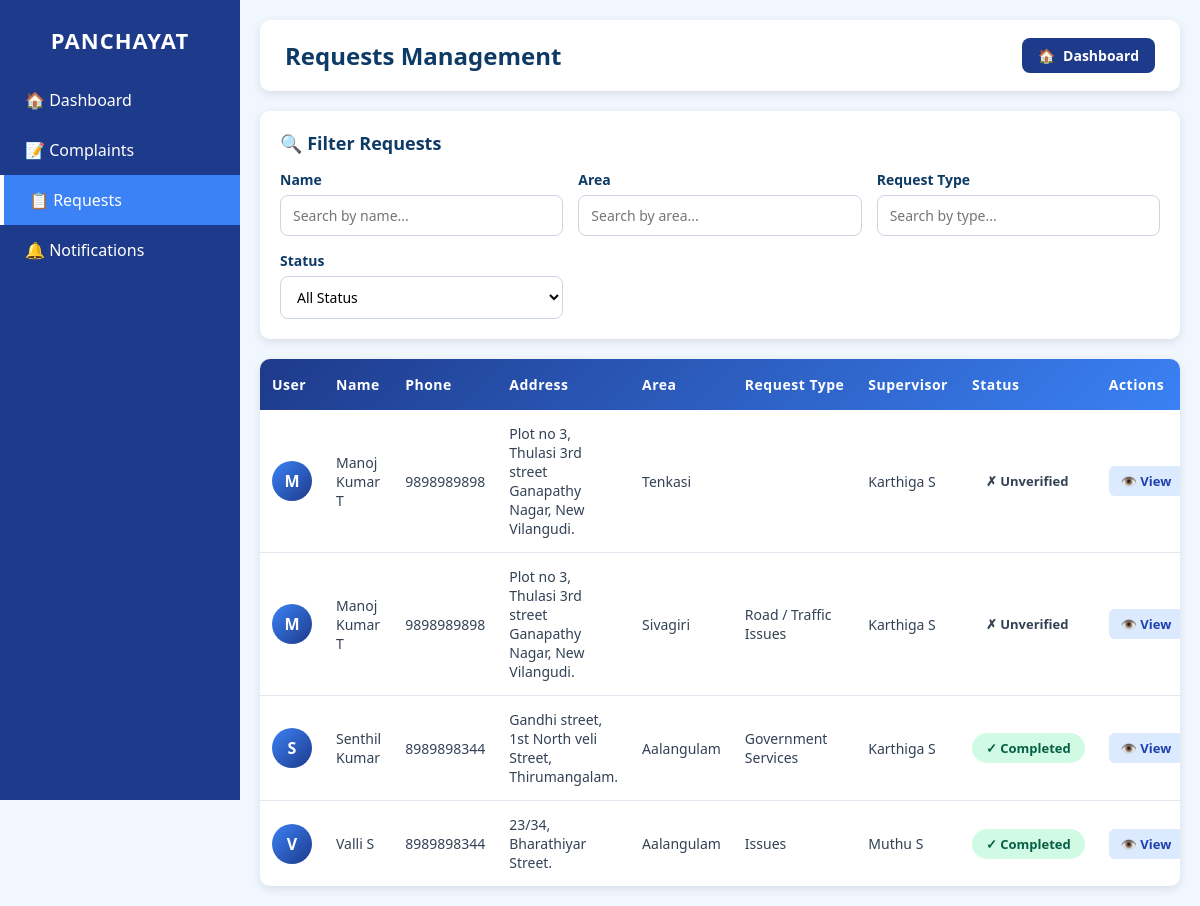
The app's page /requestseo/ with its own data.
### myapp/models.py (models this page shows, shortened)
class Request(models.Model):
    REQUEST_TYPES = [
        ("Public Safety", "Public Safety"),
        ("Sanitation / Hygiene", "Sanitation / Hygiene"),
        ("Road / Traffic Issues", "Road / Traffic Issues"),
        ("Electricity / Water Supply", "Electricity / Water Supply"),
        ("Government Services", "Government Services"),
        ("Others", "Others"),
    ]
    name = models.CharField(max_length=100)
    phone_number = models.CharField(max_length=15)
    address = models.TextField()
    request_type = models.CharField(max_length=50, choices=REQUEST_TYPES)
    other_type = models.CharField(max_length=100, null=True, blank=True)
    description = models.TextField(max_length=500, null=True)
    supervisor_name = models.CharField(max_length=100, null=True)
    area = models.CharField(max_length=100, null=True)
    date_time= models.DateTimeField(auto_now_add=True, null=True)
    file = models.FileField(upload_to='requests/', blank=True, null=True)
    status = models.CharField(
        max_length=20,
        default='unverified'
    )

### myapp/views.py (the view)
# urls.py: path('requestseo/', views.requests_eo, name='requests_eo'),
def requests_eo(request):
    requests = Request.objects.all().order_by('-date_time')
    return render(request, 'requestseo.html', {'requests': requests})

### myapp/templates/requestseo.html (shortened to what this page needs)
<!DOCTYPE html>
<html lang="en">
<head>
</head>
<body>
  <div class="sidebar">
    <h2>PANCHAYAT</h2>
    <div class="menu">
      <a href="{% url 'eo_dashboard' %}">🏠 Dashboard</a>
      <a href="{% url 'complaints_eo' %}">📝 Complaints</a>
      <a href="{% url 'requests_eo' %}" class="active">📋 Requests</a>
      <a href="{% url 'notification_page3' %}">🔔 Notifications</a>
    </div>
  </div>
  <div class="main-content">
    <div class="header">
      <h2>Requests Management</h2>
      <div class="header-actions">
        <a href="{% url 'eo_dashboard' %}" class="back-btn">
          <span>🏠</span>
          <span>Dashboard</span>
        </a>
      </div>
    </div>
    <div class="filter-section">
      <div class="filter-title">🔍 Filter Requests</div>
      <div class="filter-container">
        <div class="filter-group">
          <label for="name-filter">Name</label>
          <input
            type="text"
            id="name-filter"
            placeholder="Search by name...">
        </div>
        <div class="filter-group">
          <label for="area-filter">Area</label>
          <input
            type="text"
            id="area-filter"
            placeholder="Search by area...">
        </div>
        <div class="filter-group">
          <label for="type-filter">Request Type</label>
          <input
            type="text"
            id="type-filter"
            placeholder="Search by type...">
        </div>
        <div class="filter-group">
          <label for="status-filter">Status</label>
          <select id="status-filter">
            <option value="">All Status</option>
          </select>
        </div>
      </div>
    </div>
    <div class="table-container">
      <div class="table-wrapper">
        <table id="requests-table">
          <thead>
            <tr>
              <th>User</th>
              <th>Name</th>
              <th>Phone</th>
              <th>Address</th>
              <th>Area</th>
              <th>Request Type</th>
              <th>Supervisor</th>
              <th>Status</th>
              <th>Actions</th>
            </tr>
          </thead>
          <tbody id="table-body">
            {% for request in requests %}
            <tr data-name="{{ request.name|lower }}"
                data-area="{{ request.area|lower }}"
                data-type="{{ request.request_type|lower }}"
                data-status="{{ request.status|lower }}"
                data-id="{{ request.id }}"
                data-phone="{{ request.phone_number }}"
                data-address="{{ request.address }}"
                data-supervisor="{{ request.supervisor_name }}">
              <td>
                <div class="profile-initial">{{ request.name.0|upper }}</div>
              </td>
              <td>{{ request.name }}</td>
              <td>{{ request.phone_number }}</td>
              <td>{{ request.address }}</td>
              <td>{{ request.area }}</td>
              <td>{{ request.request_type }}</td>
              <td>{{ request.supervisor_name }}</td>
              <td>
                {% if request.status == 'verified' %}
                  <span class="status-badge status-verified">✓ Verified</span>
                {% elif request.status == 'unverified' %}
                  <span class="status-badge status-unverified">✗ Unverified</span>
                {% elif request.status == 'pending' %}
                  <span class="status-badge status-pending">⏳ Pending</span>
                {% elif request.status == 'complete' %}
                  <span class="status-badge status-completed">✓ Completed</span>
                {% elif request.status == 'rejected' %}
                  <span class="status-badge status-rejected">✗ Rejected</span>
                {% else %}
                  <span class="status-badge status-pending">{{ request.status }}</span>
                {% endif %}
              </td>
              <td>
                <div class="action-btns">
                  <button class="action-btn btn-view" onclick="viewRequest(this)">👁️ View</button>
                </div>
              </td>
            </tr>
            {% endfor %}
          </tbody>
        </table>
      </div>
    </div>
  </div>
</body>
</html>

### myapp/templates/requestseo.html (style rules this page uses)
* { margin: 0; padding: 0; box-sizing: border-box; font-family: "Segoe UI", Arial; }
body { display: flex; background: #f1f7ff; min-height: 100vh; }
.sidebar { width: 240px; height: 100vh; background: #1e3a8a; color: #fff; padding: 25px 0; position: fixed; top: 0; left: 0; overflow-y: auto; }
.sidebar h2 { text-align: center; margin-bottom: 20px; font-size: 22px; letter-spacing: 1px; font-weight: bold; }
.menu a { display: block; padding: 14px 25px; color: white; text-decoration: none; font-size: 16px; transition: 0.2s; }
.sidebar .active { background: #3b82f6; border-left: 4px solid #ffffff; }
.main-content { margin-left: 240px; padding: 20px; width: calc(100% - 240px); }
.header { background: white; padding: 18px 25px; border-radius: 10px; display: flex; justify-content: space-between; align-items: center; box-shadow: 0 3px 10px rgba(0,0,0,0.1); margin-bottom: 20px; }
.header h2 { color: #0d3b66; font-size: 24px; font-weight: 600; }
.header-actions { display: flex; gap: 10px; align-items: center; }
.back-btn, .add-btn { background: #1e3a8a; color: white; padding: 8px 16px; border-radius: 8px; font-size: 14px; text-decoration: none; font-weight: 600; transition: 0.2s; display: flex; align-items: center; gap: 8px; border: none; cursor: pointer; }
.filter-section { background: white; padding: 20px; border-radius: 10px; box-shadow: 0 3px 10px rgba(0,0,0,0.1); margin-bottom: 20px; }
.filter-title { font-size: 18px; color: #0d3b66; font-weight: 600; margin-bottom: 15px; }
.filter-container { display: grid; grid-template-columns: repeat(auto-fit, minmax(250px, 1fr)); gap: 15px; }
.filter-group { display: flex; flex-direction: column; }
.filter-group label { font-size: 14px; color: #0d3b66; margin-bottom: 6px; font-weight: 600; }
.filter-group input, .filter-group select { padding: 10px 12px; border-radius: 8px; border: 1px solid #cbd5e1; font-size: 14px; background-color: white; transition: 0.2s; }
.table-container { background: white; border-radius: 10px; box-shadow: 0 3px 10px rgba(0,0,0,0.1); overflow: hidden; }
.table-wrapper { overflow-x: auto; }
table { width: 100%; border-collapse: collapse; }
thead { background: linear-gradient(135deg, #1e3a8a 0%, #3b82f6 100%); color: white; }
thead th { padding: 16px 12px; text-align: left; font-weight: 600; font-size: 14px; letter-spacing: 0.5px; white-space: nowrap; }
tbody tr { border-bottom: 1px solid #e2e8f0; transition: 0.2s; }
tbody tr:last-child { border-bottom: none; }
tbody td { padding: 14px 12px; font-size: 14px; color: #334155; }
.status-badge { padding: 6px 14px; border-radius: 20px; font-size: 13px; font-weight: 600; display: inline-block; white-space: nowrap; }
.status-completed { background: #d1fae5; color: #065f46; }
.action-btns { display: flex; gap: 8px; }
.action-btn { padding: 6px 12px; border: none; border-radius: 6px; font-size: 13px; font-weight: 600; cursor: pointer; transition: 0.2s; white-space: nowrap; }
.btn-view { background: #dbeafe; color: #1e40af; }
.profile-initial { width: 40px; height: 40px; border-radius: 50%; background: linear-gradient(135deg, #3b82f6, #1e3a8a); display: inline-flex; align-items: center; justify-content: center; color: white; font-weight: bold; font-size: 16px; }

### records on screen
Request: name.0 "M", name "Manoj Kumar T", phone_number "9898989898", address "Plot no 3, Thulasi 3rd street Ganapathy Nagar, New Vilangudi.", area "Tenkasi", supervisor_name "Karthiga S", status "✗ Unverified"
Request: name.0 "M", name "Manoj Kumar T", phone_number "9898989898", address "Plot no 3, Thulasi 3rd street Ganapathy Nagar, New Vilangudi.", area "Sivagiri", request_type "Road / Traffic Issues", supervisor_name "Karthiga S", status "✗ Unverified"
Request: name.0 "S", name "Senthil Kumar", phone_number "8989898344", address "Gandhi street, 1st North veli Street, Thirumangalam.", area "Aalangulam", request_type "Government Services", supervisor_name "Karthiga S", status "✓ Completed"
Request: name.0 "V", name "Valli S", phone_number "8989898344", address "23/34, Bharathiyar Street.", area "Aalangulam", request_type "Issues", supervisor_name "Muthu S", status "✓ Completed"
